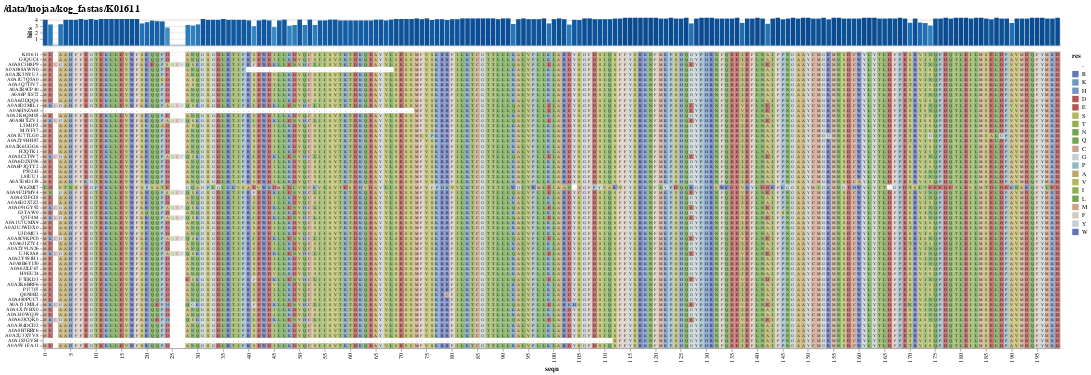

The notebook cell this image was saved under:
### Code cell
chartalneuk

### Figure 1 — Vega-Lite specification as saved in the notebook (floating-point values rounded to 4 significant figures; data arrays with more than 128 entries replaced by an {"elided": "..."} marker saying what was removed)
{"config": {"view": {"continuousWidth": 300, "continuousHeight": 300}}, "vconcat": [{"data": {"name": "data-2e27d94b616f8d52ace08087a64df177"}, "mark": {"type": "bar"}, "encoding": {"color": {"field": "entropy", "legend": null, "type": "quantitative"}, "tooltip": {"field": "entropy", "type": "quantitative"}, "x": {"axis": {"grid": false, "labels": false, "ticks": false, "title": null}, "field": "seqn", "type": "ordinal"}, "y": {"axis": {"title": "bits", "values": [1, 2, 3, 4]}, "field": "entropy", "scale": {"domain": [0, 4]}, "type": "quantitative"}}, "height": 40, "width": 1592.0}, {"layer": [{"mark": {"type": "rect"}, "encoding": {"color": {"field": "res", "scale": {"domain": ["-", "R", "K", "H", "D", "E", "S", "T", "N", "Q", "C", "G", "P", "A", "V", "I", "L", "M", "F", "Y", "W"], "range": ["white", "#6276ba", "#7297c1", "#7297c1", "#b25652", "#b25652", "#b5b65e", "#94ae57", "#72a551", "#72a551", "#cca389", "#c4ced4", "#95b5c7", "#bfa764", "#b5b65e", "#94ae57", "#72a551", "#cca389", "#d8c7be", "#c4ced4", "#6276ba"]}, "type": "nominal"}, "opacity": {"field": "opacity", "legend": null, "type": "quantitative"}, "tooltip": [{"field": "sequence", "type": "nominal"}, {"field": "seqn", "type": "quantitative"}, {"field": "res", "type": "nominal"}, {"field": "entropy", "type": "quantitative"}], "x": {"axis": {"grid": false, "values": [0, 5, 10, 15, 20, 25, 30, 35, 40, 45, 50, 55, 60, 65, 70, 75, 80, 85, 90, 95, 100, 105, 110, 115, 120, 125, 130, 135, 140, 145, 150, 155, 160, 165, 170, 175, 180, 185, 190, 195]}, "field": "seqn", "type": "ordinal"}, "y": {"axis": {"grid": false, "labelFontSize": 8, "labelLimit": 1000, "title": null}, "field": "sequence", "sort": null, "type": "ordinal"}}}, {"mark": {"type": "text", "align": "center", "color": "black", "fontSize": 6.5}, "encoding": {"opacity": {"field": "opacity", "legend": null, "type": "quantitative"}, "text": {"field": "res", "type": "nominal"}, "x": {"axis": {"grid": false, "values": [0, 5, 10, 15, 20, 25, 30, 35, 40, 45, 50, 55, 60, 65, 70, 75, 80, 85, 90, 95, 100, 105, 110, 115, 120, 125, 130, 135, 140, 145, 150, 155, 160, 165, 170, 175, 180, 185, 190, 195]}, "field": "seqn", "type": "ordinal"}, "y": {"axis": {"grid": false, "labelFontSize": 8, "labelLimit": 1000, "title": null}, "field": "sequence", "sort": null, "type": "ordinal"}}}], "data": {"name": "data-5539439b4d91d4c297d18ef9ebdab384"}, "height": 464, "width": 1592.0}], "resolve": {"legend": {"angle": "independent"}}, "spacing": 8, "title": {"text": "/data/luojaa/kog_fastas/K01611", "fontSize": 16}, "$schema": "https://vega.github.io/schema/vega-lite/v5.17.0.json", "datasets": {"data-2e27d94b616f8d52ace08087a64df177": {"elided": "200 records"}, "data-5539439b4d91d4c297d18ef9ebdab384": {"elided": "11600 records"}}}
